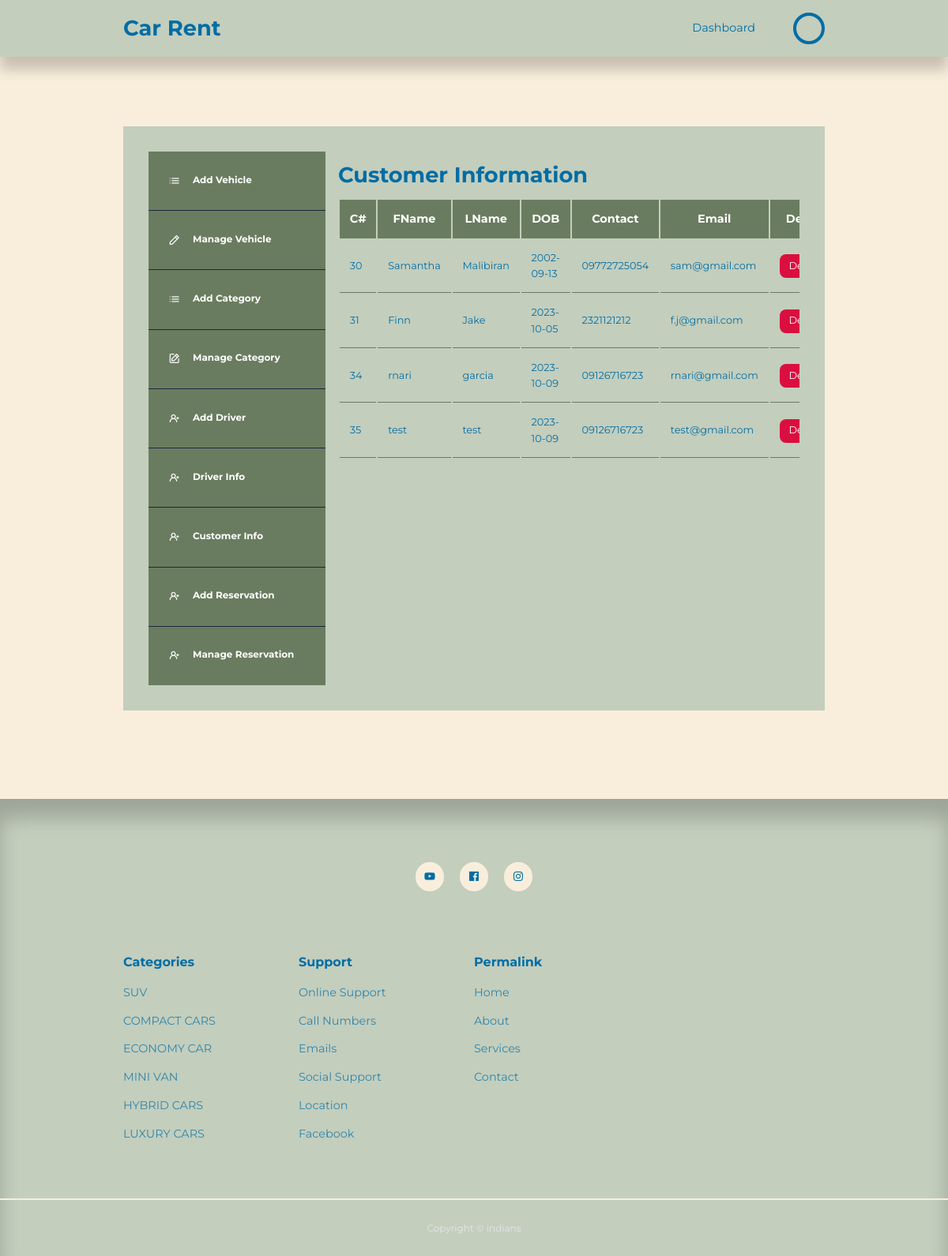
Screenshot of /admin/customer-info.php (signed in) with the database file from the repository.
### tables this page shows
CREATE TABLE `customer` (
  `CustomerID` int(11) NOT NULL,
  `cFname` varchar(50) DEFAULT NULL,
  `cLname` varchar(50) DEFAULT NULL,
  `cDOB` date DEFAULT NULL,
  `cPhoneNo` varchar(11) NOT NULL,
  `cEmail` varchar(500) DEFAULT NULL,
  `cPassword` varchar(500) DEFAULT NULL
);

### admin/customer-info.php (the view, shortened to what this page needs)
<?php
  include '../partials/aheader.php';
?>
<section class="dashboard">
  <div class="container dashboard_container">
    <aside>
      <ul>
        <li>
          <a href="add-vehicle-post.php"><i class="uil uil-list-ul"></i>
            <h5>Add Vehicle</h5>
          </a>
        </li>
        <li>
          <a href="manage-vehicle-post.php"><i class="uil uil-pen"></i>
            <h5>Manage Vehicle</h5>
          </a>
        </li>
        <li>
          <a href="add-category.php"><i class="uil uil-list-ul"></i>
            <h5>Add Category</h5>
          </a>
        </li>
        <li>
          <a href="manage-categories.php"><i class="uil uil-edit"></i>
            <h5>Manage Category</h5>
          </a>
        </li>
        <li>
          <a href="add-driver.php"><i class="uil uil-user-plus"></i>
            <h5>Add Driver</h5>
          </a>
        </li>
        <li>
          <a href="drivers-info.php"><i class="uil uil-user-plus"></i>
            <h5>Driver Info</h5>
          </a>
        </li>
        <li>
          <a href="customer-info.php"><i class="uil uil-user-plus"></i>
            <h5>Customer Info</h5>
          </a>
        </li>
        <li>
          <a href="add-reservation.php"><i class="uil uil-user-plus"></i>
            <h5>Add Reservation</h5>
          </a>
        </li>
        <li>
          <a href="manage-reservation.php"><i class="uil uil-user-plus"></i>
            <h5>Manage Reservation</h5>
          </a>
        </li>
      </ul>
    </aside>
    <main>
       <h2>Customer Information</h2>
       <table>
          <thead>
            <tr>
              <th>C#</th>
              <th>FName</th>
              <th>LName</th>
              <th>DOB</th>
              <th>Contact</th>
              <th>Email</th>
              <th>Delete</th>
            </tr>
            <?php
            $sql = "SELECT `CustomerID`, `cFname`, `cLname`, `cDOB`, `cPhoneNo`, `cEmail` FROM `customer`";
            $data = mysqli_query($connection, $sql);
            $result = mysqli_num_rows($data);
            if ($result) {
              while($row = mysqli_fetch_array($data)){
                ?>
                <tr>
                  <td><?php echo $row['CustomerID'];?></td>
                  <td><?php echo $row['cFname'];?></td>
                  <td><?php echo $row['cLname'];?></td>
                  <td><?php echo $row['cDOB'];?></td>
                  <td><?php echo $row['cPhoneNo'];?></td>
                  <td><?php echo $row['cEmail'];?></td>
                  <td><a href="delete-customer.php?id=<?php echo urlencode($row['CustomerID']); ?>" class="btn sm danger">Delete</a></td>
                </tr>
                <?php
              }
            }else {
            }
     ?>
          </thead>
       </table>
    </main>
  </div>
</section>
<?php
  include '../partials/footer.php';
  ?>

### css/style.css (style rules this page uses)
:root { --color-primary: #6f6af8; --color-primary-light: hsl(242, 91%, 69%, 18%); --color-primary-variant: #5854c7; --color-red: #da0f3f; --color-red-light: hsl(346, 87%, 46%, 15%); --color-green: #00c476; --color-green-light: hsl(156, 100%, 38%, 15%); --color-gray-900: #C3CEBD; --color-gray-700: #6A7C5F; --color-gray-300: rgba(242, 242, 254, 0.3); --color-gray-200: rgba(242, 242, 254, 0.7); --color-white:#006DA4; --color-bg:#F9EEDC; --color-orange: #F79147; --color-sage:#C3CEBD; --color-forest: #6A7C5F; --color-ice:#C6D9DB; --color-stone: #CCBFB2; --color-sleepyblue: #487984; --color-sienna: #CD8A39; --color-sky-blue: #A4DBE8; --color-terra: #D95D39; --color-navy: #1A2940; --transition: all 300ms ease; --container-width-lg: 74%; --container-width-md: 88%; --form-width: 40%; --card-border-radius-1: 0.3rem; --card-border-radius-2: 0.5rem; --card-border-radius-3: 0.8rem; --card-border-radius-4: 2rem; --card-border-radius-5: 5rem; }
* { margin:0; padding: 0; outline:0; border:0; appearance: 0; list-style: none; text-decoration: none; box-sizing: border-box; }
body { font-family: 'Montserrat', sans-serif; line-height: 1.6; color: var(--color-gray-200); overflow-x: hidden; background: var(--color-bg); font-size: 0.9rem; }
.container { width: var(--container-width-lg); max-width: 1800px; margin-inline: auto; }
section { padding: 4rem 0 2rem; margin-top: 3rem; width: 100vm; }
h1,h2,h3,h4 { color: var(--color-white); line-height: 1.3; }
h5 { color: white; }
h2 { font-size: 1.7rem; margin: 1rem 0; }
a { color: var(--color-white); transition: var(--transition); }
.btn { display: inline-block; width: fit-content; padding: 0.6rem 1.2rem; background-color: var(--color-sleepyblue); border-radius: var(--card-border-radius-2); cursor: pointer; transition: var(--transition); color: white; }
.btn.sm { padding: 0.3rem 0.7rem; font-size: 0.8rem; }
.btn.danger { background: var(--color-red); }
.dashboard { margin-top: 6rem; }
.dashboard_container { color: var(--color-white); display: grid; grid-template-columns: 14rem auto; gap: 1rem; background: var(--color-gray-900); padding: 2rem; margin-bottom: 5rem; align-items: start; }
.dashboard aside a { background-color: var(--color-forest); color: white; display: flex; gap: 1rem; align-items: flex-start; padding: 1.6rem; }
.dashboard aside ul li:not(:last-child) a { border-bottom: 1px solid var(--color-navy); }
.dashboard main { margin-left: 0; overflow-x: auto; }
.dashboard h2 { margin: 0 0 2 rem 0; line-height: 1; }
.dashboard main table { width: 100%; }
.dashboard main table th { background: var(--color-gray-700); padding: 0.8rem; color: white; }
.dashboard main table td { padding: 0.8rem; border-bottom: 1px solid var(--color-forest); font-size: 0.8rem ; }

### rows the page displays
customer: CustomerID "30", cFname "Samantha", cLname "Malibiran", cDOB "2002-09-13", cPhoneNo "09772725054", cEmail "sam@gmail.com"
customer: CustomerID "31", cFname "Finn", cLname "Jake", cDOB "2023-10-05", cPhoneNo "2321121212", cEmail "f.j@gmail.com"
customer: CustomerID "34", cFname "rnari", cLname "garcia", cDOB "2023-10-09", cPhoneNo "09126716723", cEmail "rnari@gmail.com"
customer: CustomerID "35", cFname "test", cLname "test", cDOB "2023-10-09", cPhoneNo "09126716723", cEmail "test@gmail.com"
